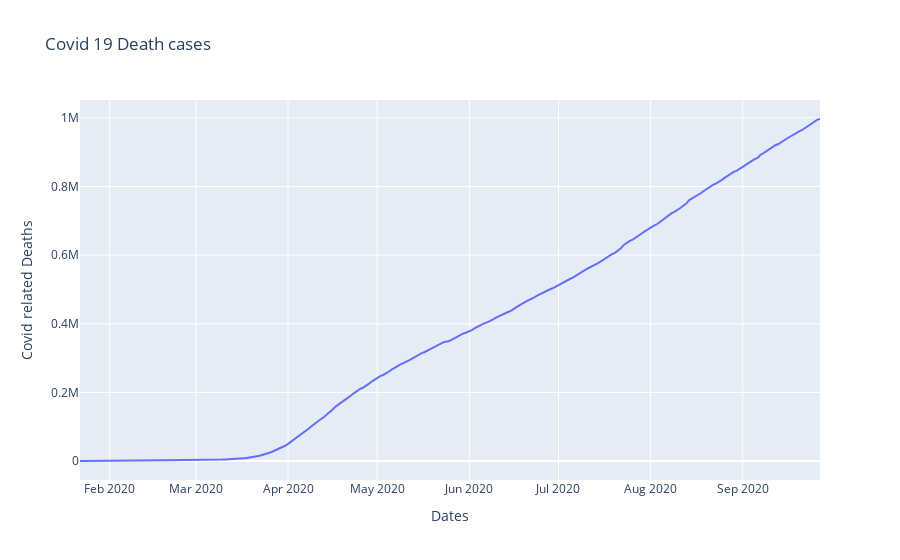

The notebook cell saved with this chart:
### Code cell
fig = px.line( data_frame = world_total,  x = world_total.index, y = 'Covid related Deaths',
              title ='Covid 19 Death cases' )
fig.show()

### Figure 1 — Plotly figure (JSON) as saved in the notebook; plotly's stock layout.template omitted (floating-point values rounded to 4 significant figures; data arrays with more than 128 entries replaced by an {"elided": "..."} marker saying what was removed)
{"data": [{"hovertemplate": "Dates=%{x}<br>Covid related Deaths=%{y}<extra></extra>", "legendgroup": "", "line": {"color": "#636efa", "dash": "solid"}, "mode": "lines", "name": "", "orientation": "v", "showlegend": false, "type": "scatter", "x": {"elided": "250 str values"}, "xaxis": "x", "y": {"elided": "250 int values"}, "yaxis": "y"}], "layout": {"legend": {"tracegroupgap": 0}, "title": {"text": "Covid 19 Death cases"}, "xaxis": {"anchor": "y", "domain": [0, 1], "title": {"text": "Dates"}}, "yaxis": {"anchor": "x", "domain": [0, 1], "title": {"text": "Covid related Deaths"}}}}
